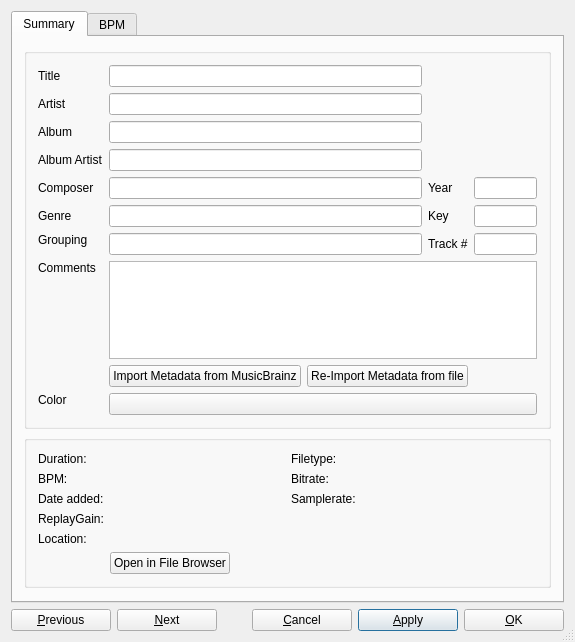
<?xml version="1.0" encoding="UTF-8"?>
<ui version="4.0">
 <class>DlgTrackInfo</class>
 <widget class="QDialog" name="DlgTrackInfo">
  <property name="geometry">
   <rect>
    <x>0</x>
    <y>0</y>
    <width>575</width>
    <height>642</height>
   </rect>
  </property>
  <property name="sizePolicy">
   <sizepolicy hsizetype="Preferred" vsizetype="Preferred">
    <horstretch>0</horstretch>
    <verstretch>0</verstretch>
   </sizepolicy>
  </property>
  <property name="windowTitle">
   <string>Track Editor</string>
  </property>
  <property name="toolTip">
   <string/>
  </property>
  <property name="sizeGripEnabled">
   <bool>true</bool>
  </property>
  <layout class="QVBoxLayout" name="verticalLayout_2">
   <item>
    <widget class="QTabWidget" name="tabWidget">
     <property name="sizePolicy">
      <sizepolicy hsizetype="Preferred" vsizetype="Preferred">
       <horstretch>0</horstretch>
       <verstretch>0</verstretch>
      </sizepolicy>
     </property>
     <property name="minimumSize">
      <size>
       <width>0</width>
       <height>0</height>
      </size>
     </property>
     <property name="currentIndex">
      <number>0</number>
     </property>
     <widget class="QWidget" name="tabSummary">
      <attribute name="title">
       <string>Summary</string>
      </attribute>
      <layout class="QVBoxLayout" name="verticalLayout_5">
       <item>
        <widget class="QGroupBox" name="groupBox">
         <layout class="QGridLayout" name="gridLayout_2">
          <item row="0" column="0">
           <layout class="QGridLayout" name="gridLayout_5" columnstretch="0,10,0,2">
            <item row="0" column="0">
             <widget class="QLabel" name="lblTrackName">
              <property name="sizePolicy">
               <sizepolicy hsizetype="Preferred" vsizetype="Preferred">
                <horstretch>0</horstretch>
                <verstretch>0</verstretch>
               </sizepolicy>
              </property>
              <property name="font">
               <font>
                <italic>false</italic>
               </font>
              </property>
              <property name="text">
               <string>Title</string>
              </property>
              <property name="alignment">
               <set>Qt::AlignLeading|Qt::AlignLeft|Qt::AlignVCenter</set>
              </property>
             </widget>
            </item>
            <item row="0" column="1">
             <widget class="QLineEdit" name="txtTrackName">
              <property name="sizePolicy">
               <sizepolicy hsizetype="Expanding" vsizetype="Fixed">
                <horstretch>0</horstretch>
                <verstretch>0</verstretch>
               </sizepolicy>
              </property>
              <property name="minimumSize">
               <size>
                <width>0</width>
                <height>0</height>
               </size>
              </property>
             </widget>
            </item>
            <item row="0" column="2" rowspan="3" colspan="2">
             <widget class="QWidget" name="verticalWidgetCover" native="true">
              <property name="sizePolicy">
               <sizepolicy hsizetype="Preferred" vsizetype="Preferred">
                <horstretch>0</horstretch>
                <verstretch>0</verstretch>
               </sizepolicy>
              </property>
              <layout class="QHBoxLayout" name="coverLayout">
               <property name="spacing">
                <number>0</number>
               </property>
               <property name="sizeConstraint">
                <enum>QLayout::SetDefaultConstraint</enum>
               </property>
              </layout>
             </widget>
            </item>
            <item row="1" column="0">
             <widget class="QLabel" name="lblArtist">
              <property name="sizePolicy">
               <sizepolicy hsizetype="Preferred" vsizetype="Preferred">
                <horstretch>0</horstretch>
                <verstretch>0</verstretch>
               </sizepolicy>
              </property>
              <property name="text">
               <string>Artist</string>
              </property>
              <property name="alignment">
               <set>Qt::AlignLeading|Qt::AlignLeft|Qt::AlignVCenter</set>
              </property>
             </widget>
            </item>
            <item row="1" column="1">
             <widget class="QLineEdit" name="txtArtist">
              <property name="sizePolicy">
               <sizepolicy hsizetype="Expanding" vsizetype="Fixed">
                <horstretch>0</horstretch>
                <verstretch>0</verstretch>
               </sizepolicy>
              </property>
              <property name="minimumSize">
               <size>
                <width>0</width>
                <height>0</height>
               </size>
              </property>
             </widget>
            </item>
            <item row="2" column="0">
             <widget class="QLabel" name="lblAlbum">
              <property name="sizePolicy">
               <sizepolicy hsizetype="Preferred" vsizetype="Preferred">
                <horstretch>0</horstretch>
                <verstretch>0</verstretch>
               </sizepolicy>
              </property>
              <property name="text">
               <string>Album</string>
              </property>
              <property name="alignment">
               <set>Qt::AlignLeading|Qt::AlignLeft|Qt::AlignVCenter</set>
              </property>
             </widget>
            </item>
            <item row="2" column="1">
             <widget class="QLineEdit" name="txtAlbum">
              <property name="sizePolicy">
               <sizepolicy hsizetype="Expanding" vsizetype="Fixed">
                <horstretch>0</horstretch>
                <verstretch>0</verstretch>
               </sizepolicy>
              </property>
              <property name="minimumSize">
               <size>
                <width>0</width>
                <height>0</height>
               </size>
              </property>
             </widget>
            </item>
            <item row="3" column="0">
             <widget class="QLabel" name="lblAlbumArtist">
              <property name="sizePolicy">
               <sizepolicy hsizetype="Preferred" vsizetype="Preferred">
                <horstretch>0</horstretch>
                <verstretch>0</verstretch>
               </sizepolicy>
              </property>
              <property name="text">
               <string>Album Artist</string>
              </property>
              <property name="alignment">
               <set>Qt::AlignLeading|Qt::AlignLeft|Qt::AlignVCenter</set>
              </property>
             </widget>
            </item>
            <item row="3" column="1">
             <widget class="QLineEdit" name="txtAlbumArtist">
              <property name="sizePolicy">
               <sizepolicy hsizetype="Expanding" vsizetype="Fixed">
                <horstretch>0</horstretch>
                <verstretch>0</verstretch>
               </sizepolicy>
              </property>
              <property name="minimumSize">
               <size>
                <width>0</width>
                <height>0</height>
               </size>
              </property>
             </widget>
            </item>
            <item row="3" column="2" colspan="2">
             <widget class="QWidget" name="verticalWidgetStars" native="true">
              <property name="sizePolicy">
               <sizepolicy hsizetype="Preferred" vsizetype="Preferred">
                <horstretch>0</horstretch>
                <verstretch>0</verstretch>
               </sizepolicy>
              </property>
              <layout class="QHBoxLayout" name="starsLayout">
               <property name="spacing">
                <number>0</number>
               </property>
               <property name="sizeConstraint">
                <enum>QLayout::SetDefaultConstraint</enum>
               </property>
              </layout>
             </widget>
            </item>
            <item row="4" column="0">
             <widget class="QLabel" name="lblComposer">
              <property name="text">
               <string>Composer</string>
              </property>
              <property name="alignment">
               <set>Qt::AlignLeading|Qt::AlignLeft|Qt::AlignVCenter</set>
              </property>
             </widget>
            </item>
            <item row="4" column="1">
             <widget class="QLineEdit" name="txtComposer">
              <property name="sizePolicy">
               <sizepolicy hsizetype="Expanding" vsizetype="Fixed">
                <horstretch>0</horstretch>
                <verstretch>0</verstretch>
               </sizepolicy>
              </property>
              <property name="minimumSize">
               <size>
                <width>0</width>
                <height>0</height>
               </size>
              </property>
             </widget>
            </item>
            <item row="4" column="2">
             <widget class="QLabel" name="lblYear">
              <property name="text">
               <string>Year</string>
              </property>
             </widget>
            </item>
            <item row="4" column="3">
             <widget class="QLineEdit" name="txtYear">
              <property name="sizePolicy">
               <sizepolicy hsizetype="Expanding" vsizetype="Fixed">
                <horstretch>0</horstretch>
                <verstretch>0</verstretch>
               </sizepolicy>
              </property>
             </widget>
            </item>
            <item row="5" column="0">
             <widget class="QLabel" name="lblGenre">
              <property name="text">
               <string>Genre</string>
              </property>
              <property name="alignment">
               <set>Qt::AlignLeading|Qt::AlignLeft|Qt::AlignVCenter</set>
              </property>
             </widget>
            </item>
            <item row="5" column="1">
             <widget class="QLineEdit" name="txtGenre">
              <property name="sizePolicy">
               <sizepolicy hsizetype="Expanding" vsizetype="Fixed">
                <horstretch>0</horstretch>
                <verstretch>0</verstretch>
               </sizepolicy>
              </property>
              <property name="minimumSize">
               <size>
                <width>0</width>
                <height>0</height>
               </size>
              </property>
             </widget>
            </item>
            <item row="5" column="2">
             <widget class="QLabel" name="lblKey">
              <property name="text">
               <string>Key</string>
              </property>
             </widget>
            </item>
            <item row="5" column="3">
             <widget class="QLineEdit" name="txtKey">
              <property name="sizePolicy">
               <sizepolicy hsizetype="Expanding" vsizetype="Fixed">
                <horstretch>0</horstretch>
                <verstretch>0</verstretch>
               </sizepolicy>
              </property>
              <property name="minimumSize">
               <size>
                <width>0</width>
                <height>0</height>
               </size>
              </property>
             </widget>
            </item>
            <item row="6" column="0">
             <widget class="QLabel" name="lblGrouping">
              <property name="text">
               <string>Grouping</string>
              </property>
              <property name="alignment">
               <set>Qt::AlignLeading|Qt::AlignLeft|Qt::AlignTop</set>
              </property>
             </widget>
            </item>
            <item row="6" column="1">
             <widget class="QLineEdit" name="txtGrouping">
              <property name="sizePolicy">
               <sizepolicy hsizetype="Expanding" vsizetype="Fixed">
                <horstretch>0</horstretch>
                <verstretch>0</verstretch>
               </sizepolicy>
              </property>
              <property name="minimumSize">
               <size>
                <width>0</width>
                <height>0</height>
               </size>
              </property>
             </widget>
            </item>
            <item row="6" column="2">
             <widget class="QLabel" name="lblTrackNumber">
              <property name="text">
               <string>Track #</string>
              </property>
             </widget>
            </item>
            <item row="6" column="3">
             <widget class="QLineEdit" name="txtTrackNumber">
              <property name="sizePolicy">
               <sizepolicy hsizetype="Expanding" vsizetype="Fixed">
                <horstretch>0</horstretch>
                <verstretch>0</verstretch>
               </sizepolicy>
              </property>
              <property name="minimumSize">
               <size>
                <width>0</width>
                <height>0</height>
               </size>
              </property>
             </widget>
            </item>
            <item row="7" column="0">
             <widget class="QLabel" name="lblTrackComment">
              <property name="text">
               <string>Comments</string>
              </property>
              <property name="alignment">
               <set>Qt::AlignLeading|Qt::AlignLeft|Qt::AlignTop</set>
              </property>
             </widget>
            </item>
            <item row="7" column="1" colspan="3">
             <widget class="QPlainTextEdit" name="txtComment">
              <property name="tabChangesFocus">
               <bool>true</bool>
              </property>
             </widget>
            </item>
            <item row="8" column="1" colspan="3">
             <layout class="QHBoxLayout" name="horizontalLayout_3">
              <item>
               <widget class="QPushButton" name="btnImportMetadataFromMusicBrainz">
                <property name="text">
                 <string>Import Metadata from MusicBrainz</string>
                </property>
               </widget>
              </item>
              <item>
               <widget class="QPushButton" name="btnImportMetadataFromFile">
                <property name="text">
                 <string>Re-Import Metadata from file</string>
                </property>
               </widget>
              </item>
              <item>
               <spacer name="horizontalSpacer_4">
                <property name="orientation">
                 <enum>Qt::Horizontal</enum>
                </property>
                <property name="sizeHint" stdset="0">
                 <size>
                  <width>40</width>
                  <height>10</height>
                 </size>
                </property>
               </spacer>
              </item>
             </layout>
            </item>
            <item row="9" column="0">
             <widget class="QLabel" name="lblTrackColor">
              <property name="text">
               <string>Color</string>
              </property>
              <property name="alignment">
               <set>Qt::AlignLeading|Qt::AlignLeft|Qt::AlignTop</set>
              </property>
             </widget>
            </item>
            <item row="9" column="1" colspan="3">
             <widget class="QPushButton" name="btnColorPicker">
              <property name="sizePolicy">
               <sizepolicy hsizetype="MinimumExpanding" vsizetype="MinimumExpanding">
                <horstretch>0</horstretch>
                <verstretch>0</verstretch>
               </sizepolicy>
              </property>
             </widget>
            </item>
            <item row="0" column="0">
             <spacer name="horizontalSpacer_5">
              <property name="orientation">
               <enum>Qt::Horizontal</enum>
              </property>
              <property name="sizeHint" stdset="0">
               <size>
                <width>40</width>
                <height>10</height>
               </size>
              </property>
             </spacer>
            </item>
           </layout>
          </item>
         </layout>
        </widget>
       </item>
       <item>
        <widget class="QGroupBox" name="groupBox_2">
         <property name="sizePolicy">
          <sizepolicy hsizetype="Preferred" vsizetype="Minimum">
           <horstretch>0</horstretch>
           <verstretch>0</verstretch>
          </sizepolicy>
         </property>
         <layout class="QGridLayout" name="gridLayout_3">
          <item row="0" column="0">
           <layout class="QGridLayout" name="gridLayout_4" rowstretch="0,0,0,0,0,0" columnstretch="0,1,0,1">
            <item row="1" column="0">
             <widget class="QLabel" name="lblBpm">
              <property name="text">
               <string>BPM:</string>
              </property>
             </widget>
            </item>
            <item row="0" column="2">
             <widget class="QLabel" name="lblType">
              <property name="text">
               <string>Filetype:</string>
              </property>
             </widget>
            </item>
            <item row="0" column="3">
             <widget class="QLabel" name="txtType">
              <property name="font">
               <font>
                <weight>75</weight>
                <bold>true</bold>
               </font>
              </property>
              <property name="text">
               <string/>
              </property>
              <property name="textInteractionFlags">
               <set>Qt::LinksAccessibleByMouse|Qt::TextSelectableByKeyboard|Qt::TextSelectableByMouse</set>
              </property>
             </widget>
            </item>
            <item row="4" column="0">
             <widget class="QLabel" name="lblLocation">
              <property name="text">
               <string>Location:</string>
              </property>
              <property name="alignment">
               <set>Qt::AlignLeading|Qt::AlignLeft|Qt::AlignTop</set>
              </property>
             </widget>
            </item>
            <item row="4" column="1" colspan="3">
             <widget class="QLabel" name="txtLocation">
              <property name="text">
               <string/>
              </property>
              <property name="wordWrap">
               <bool>true</bool>
              </property>
              <property name="textInteractionFlags">
               <set>Qt::LinksAccessibleByMouse|Qt::TextSelectableByKeyboard|Qt::TextSelectableByMouse</set>
              </property>
             </widget>
            </item>
            <item row="1" column="2">
             <widget class="QLabel" name="lblBitrate">
              <property name="text">
               <string>Bitrate:</string>
              </property>
             </widget>
            </item>
            <item row="0" column="0">
             <widget class="QLabel" name="lblDuration">
              <property name="text">
               <string>Duration:</string>
              </property>
             </widget>
            </item>
            <item row="5" column="1" colspan="3">
             <layout class="QHBoxLayout" name="horizontalLayout_5">
              <item>
               <widget class="QPushButton" name="btnOpenFileBrowser">
                <property name="text">
                 <string>Open in File Browser</string>
                </property>
               </widget>
              </item>
              <item>
               <spacer name="horizontalSpacer_6">
                <property name="orientation">
                 <enum>Qt::Horizontal</enum>
                </property>
                <property name="sizeHint" stdset="0">
                 <size>
                  <width>40</width>
                  <height>10</height>
                 </size>
                </property>
               </spacer>
              </item>
             </layout>
            </item>
            <item row="1" column="1">
             <widget class="QLabel" name="txtBpm">
              <property name="font">
               <font>
                <weight>75</weight>
                <bold>true</bold>
               </font>
              </property>
              <property name="text">
               <string/>
              </property>
              <property name="textInteractionFlags">
               <set>Qt::LinksAccessibleByMouse|Qt::TextSelectableByKeyboard|Qt::TextSelectableByMouse</set>
              </property>
             </widget>
            </item>
            <item row="1" column="3">
             <widget class="QLabel" name="txtBitrate">
              <property name="font">
               <font>
                <weight>75</weight>
                <bold>true</bold>
               </font>
              </property>
              <property name="text">
               <string/>
              </property>
              <property name="textInteractionFlags">
               <set>Qt::LinksAccessibleByMouse|Qt::TextSelectableByKeyboard|Qt::TextSelectableByMouse</set>
              </property>
             </widget>
            </item>
            <item row="0" column="1">
             <widget class="QLabel" name="txtDuration">
              <property name="font">
               <font>
                <weight>75</weight>
                <bold>true</bold>
               </font>
              </property>
              <property name="text">
               <string/>
              </property>
              <property name="textInteractionFlags">
               <set>Qt::LinksAccessibleByMouse|Qt::TextSelectableByKeyboard|Qt::TextSelectableByMouse</set>
              </property>
             </widget>
            </item>
            <item row="3" column="0">
             <widget class="QLabel" name="lblReplayGain">
              <property name="text">
               <string>ReplayGain:</string>
              </property>
             </widget>
            </item>
            <item row="2" column="0">
             <widget class="QLabel" name="lblDateAdded">
              <property name="text">
               <string>Date added:</string>
              </property>
             </widget>
            </item>
            <item row="3" column="1">
             <widget class="QLabel" name="txtReplayGain">
              <property name="font">
               <font>
                <weight>75</weight>
                <bold>true</bold>
               </font>
              </property>
              <property name="text">
               <string/>
              </property>
              <property name="textInteractionFlags">
               <set>Qt::LinksAccessibleByMouse|Qt::TextSelectableByKeyboard|Qt::TextSelectableByMouse</set>
              </property>
             </widget>
            </item>
            <item row="2" column="1">
             <widget class="QLabel" name="txtDateAdded">
              <property name="font">
               <font>
                <weight>75</weight>
                <bold>true</bold>
               </font>
              </property>
              <property name="text">
               <string/>
              </property>
              <property name="textInteractionFlags">
               <set>Qt::LinksAccessibleByMouse|Qt::TextSelectableByKeyboard|Qt::TextSelectableByMouse</set>
              </property>
             </widget>
            </item>
            <item row="2" column="2">
             <widget class="QLabel" name="lblSamplerate">
              <property name="text">
               <string>Samplerate:</string>
              </property>
             </widget>
            </item>
            <item row="2" column="3">
             <widget class="QLabel" name="txtSamplerate">
              <property name="font">
               <font>
                <weight>75</weight>
                <bold>true</bold>
               </font>
              </property>
              <property name="text">
               <string/>
              </property>
             </widget>
            </item>
           </layout>
          </item>
         </layout>
        </widget>
       </item>
       <item>
        <spacer name="verticalSpacer_2">
         <property name="orientation">
          <enum>Qt::Vertical</enum>
         </property>
         <property name="sizeType">
          <enum>QSizePolicy::MinimumExpanding</enum>
         </property>
         <property name="sizeHint" stdset="0">
          <size>
           <width>20</width>
           <height>2</height>
          </size>
         </property>
        </spacer>
       </item>
      </layout>
     </widget>
     <widget class="QWidget" name="tabBPM">
      <attribute name="title">
       <string>BPM</string>
      </attribute>
      <layout class="QVBoxLayout" name="verticalLayout_4">
       <item>
        <layout class="QHBoxLayout" name="horizontalLayout_4">
         <item>
          <layout class="QGridLayout" name="gridLayout">
           <item row="0" column="0">
            <widget class="QLabel" name="labelBpm">
             <property name="text">
              <string>Track BPM: </string>
             </property>
            </widget>
           </item>
           <item row="0" column="1">
            <widget class="QDoubleSpinBox" name="spinBpm">
             <property name="toolTip">
              <string>Displays the BPM of the selected track.</string>
             </property>
             <property name="decimals">
              <number>8</number>
             </property>
             <property name="maximum">
              <double>500.000000000000000</double>
             </property>
             <property name="singleStep">
              <double>1.000000000000000</double>
             </property>
            </widget>
           </item>
           <item row="1" column="0" colspan="2">
            <widget class="QCheckBox" name="bpmConst">
             <property name="toolTip">
              <string>Converts beats detected by the analyzer into a fixed-tempo beatgrid.
Use this setting if your tracks have a constant tempo (e.g. most electronic music).
Often results in higher quality beatgrids, but will not do well on tracks that have tempo shifts.</string>
             </property>
             <property name="layoutDirection">
              <enum>Qt::RightToLeft</enum>
             </property>
             <property name="text">
              <string>Assume constant tempo</string>
             </property>
            </widget>
           </item>
           <item row="2" column="0">
            <widget class="QPushButton" name="bpmDouble">
             <property name="minimumSize">
              <size>
               <width>125</width>
               <height>0</height>
              </size>
             </property>
             <property name="toolTip">
              <string>Sets the BPM to 200% of the current value.</string>
             </property>
             <property name="text">
              <string>Double BPM</string>
             </property>
            </widget>
           </item>
           <item row="2" column="1">
            <widget class="QPushButton" name="bpmHalve">
             <property name="minimumSize">
              <size>
               <width>125</width>
               <height>0</height>
              </size>
             </property>
             <property name="toolTip">
              <string>Sets the BPM to 50% of the current value.</string>
             </property>
             <property name="text">
              <string>Halve BPM</string>
             </property>
            </widget>
           </item>
           <item row="3" column="0">
            <widget class="QPushButton" name="bpmTwoThirds">
             <property name="minimumSize">
              <size>
               <width>125</width>
               <height>0</height>
              </size>
             </property>
             <property name="toolTip">
              <string>Sets the BPM to 66% of the current value.</string>
             </property>
             <property name="text">
              <string>2/3 BPM</string>
             </property>
            </widget>
           </item>
           <item row="3" column="1">
            <widget class="QPushButton" name="bpmThreeFourth">
             <property name="minimumSize">
              <size>
               <width>125</width>
               <height>0</height>
              </size>
             </property>
             <property name="toolTip">
              <string>Sets the BPM to 75% of the current value.</string>
             </property>
             <property name="text">
              <string>3/4 BPM</string>
             </property>
            </widget>
           </item>
           <item row="4" column="0">
            <widget class="QPushButton" name="bpmThreeHalves">
             <property name="minimumSize">
              <size>
               <width>125</width>
               <height>0</height>
              </size>
             </property>
             <property name="toolTip">
              <string>Sets the BPM to 150% of the current value.</string>
             </property>
             <property name="text">
              <string>3/2 BPM</string>
             </property>
            </widget>
           </item>
           <item row="4" column="1">
            <widget class="QPushButton" name="bpmFourThirds">
             <property name="minimumSize">
              <size>
               <width>125</width>
               <height>0</height>
              </size>
             </property>
             <property name="toolTip">
              <string>Sets the BPM to 133% of the current value.</string>
             </property>
             <property name="text">
              <string>4/3 BPM</string>
             </property>
            </widget>
           </item>
           <item row="2" column="2" rowspan="3">
            <widget class="QPushButton" name="bpmTap">
             <property name="minimumSize">
              <size>
               <width>121</width>
               <height>91</height>
              </size>
             </property>
             <property name="maximumSize">
              <size>
               <width>123</width>
               <height>128</height>
              </size>
             </property>
             <property name="toolTip">
              <string>Tap with the beat to set the BPM to the speed you are tapping.</string>
             </property>
             <property name="text">
              <string>Tap to Beat</string>
             </property>
            </widget>
           </item>
          </layout>
         </item>
        </layout>
       </item>
       <item>
        <widget class="Line" name="line">
         <property name="orientation">
          <enum>Qt::Horizontal</enum>
         </property>
        </widget>
       </item>
       <item>
         <layout class="QHBoxLayout" name="horizontalLayout_6">
           <item>
             <widget class="QPushButton" name="bpmRound">
               <property name="minimumSize">
                 <size>
                   <width>250</width>
                   <height>0</height>
                 </size>
               </property>
               <property name="toolTip">
                 <string>Round the BPM to the nearest integer value.</string>
               </property>
               <property name="text">
                 <string>Round BPM</string>
               </property>
             </widget>
           </item>
           <item>
             <widget class="QPushButton" name="bpmClear">
               <property name="text">
                 <string>Clear BPM and Beatgrid</string>
               </property>
             </widget>
           </item>
         </layout>
       </item>
       <item>
         <widget class="QLabel" name="label">
           <property name="text">
             <string>Hint: Use the Library Analyze view to run BPM detection.</string>
           </property>
         </widget>
       </item>
       <item>
         <spacer name="verticalSpacer">
           <property name="orientation">
             <enum>Qt::Vertical</enum>
         </property>
         <property name="sizeHint" stdset="0">
          <size>
           <width>0</width>
           <height>200</height>
          </size>
         </property>
        </spacer>
       </item>
      </layout>
     </widget>
    </widget>
   </item>
   <item>
    <layout class="QHBoxLayout" name="buttonLayout">
     <item>
      <widget class="QPushButton" name="btnPrev">
       <property name="minimumSize">
        <size>
         <width>100</width>
         <height>0</height>
        </size>
       </property>
       <property name="maximumSize">
        <size>
         <width>95</width>
         <height>16777215</height>
        </size>
       </property>
       <property name="toolTip">
        <string extracomment="&quot;Previous&quot; button">Move to the previous item.</string>
       </property>
       <property name="text">
        <string>&amp;Previous</string>
       </property>
      </widget>
     </item>
     <item>
      <widget class="QPushButton" name="btnNext">
       <property name="minimumSize">
        <size>
         <width>100</width>
         <height>0</height>
        </size>
       </property>
       <property name="toolTip">
        <string extracomment="&quot;Next&quot; button">Move to the next item.</string>
       </property>
       <property name="text">
        <string>&amp;Next</string>
       </property>
      </widget>
     </item>
     <item>
      <spacer name="horizontalSpacer">
       <property name="orientation">
        <enum>Qt::Horizontal</enum>
       </property>
       <property name="sizeHint" stdset="0">
        <size>
         <width>40</width>
         <height>20</height>
        </size>
       </property>
      </spacer>
     </item>
     <item>
      <widget class="QPushButton" name="btnCancel">
       <property name="minimumSize">
        <size>
         <width>100</width>
         <height>0</height>
        </size>
       </property>
       <property name="toolTip">
        <string extracomment="&quot;Cancel&quot; button">Discard changes and close the window.</string>
       </property>
       <property name="text">
        <string>&amp;Cancel</string>
       </property>
       <property name="default">
        <bool>false</bool>
       </property>
      </widget>
     </item>
     <item>
      <widget class="QPushButton" name="btnApply">
       <property name="minimumSize">
        <size>
         <width>100</width>
         <height>0</height>
        </size>
       </property>
       <property name="toolTip">
        <string extracomment="&quot;Apply&quot; button">Save changes and keep the window open.</string>
       </property>
       <property name="text">
        <string>&amp;Apply</string>
       </property>
       <property name="default">
        <bool>true</bool>
       </property>
      </widget>
     </item>
     <item>
      <widget class="QPushButton" name="btnOK">
       <property name="minimumSize">
        <size>
         <width>100</width>
         <height>0</height>
        </size>
       </property>
       <property name="toolTip">
        <string extracomment="&quot;OK&quot; button">Save changes and close the window.</string>
       </property>
       <property name="text">
        <string>&amp;OK</string>
       </property>
       <property name="default">
        <bool>false</bool>
       </property>
      </widget>
     </item>
    </layout>
   </item>
  </layout>
 </widget>
 <layoutdefault spacing="6" margin="11"/>
 <tabstops>
  <tabstop>tabWidget</tabstop>
  <tabstop>txtTrackName</tabstop>
  <tabstop>txtArtist</tabstop>
  <tabstop>txtAlbum</tabstop>
  <tabstop>txtAlbumArtist</tabstop>
  <tabstop>txtComposer</tabstop>
  <tabstop>txtGenre</tabstop>
  <tabstop>txtGrouping</tabstop>
  <tabstop>txtComment</tabstop>
  <tabstop>txtYear</tabstop>
  <tabstop>txtKey</tabstop>
  <tabstop>txtTrackNumber</tabstop>
  <tabstop>btnImportMetadataFromMusicBrainz</tabstop>
  <tabstop>btnImportMetadataFromFile</tabstop>
  <tabstop>btnColorPicker</tabstop>
  <tabstop>btnOpenFileBrowser</tabstop>
  <tabstop>spinBpm</tabstop>
  <tabstop>bpmConst</tabstop>
  <tabstop>bpmTap</tabstop>
  <tabstop>bpmDouble</tabstop>
  <tabstop>bpmHalve</tabstop>
  <tabstop>bpmTwoThirds</tabstop>
  <tabstop>bpmThreeFourth</tabstop>
  <tabstop>bpmThreeHalves</tabstop>
  <tabstop>bpmFourThirds</tabstop>
  <tabstop>bpmClear</tabstop>
  <tabstop>btnPrev</tabstop>
  <tabstop>btnNext</tabstop>
  <tabstop>btnCancel</tabstop>
  <tabstop>btnApply</tabstop>
  <tabstop>btnOK</tabstop>
 </tabstops>
 <resources/>
 <connections/>
</ui>
